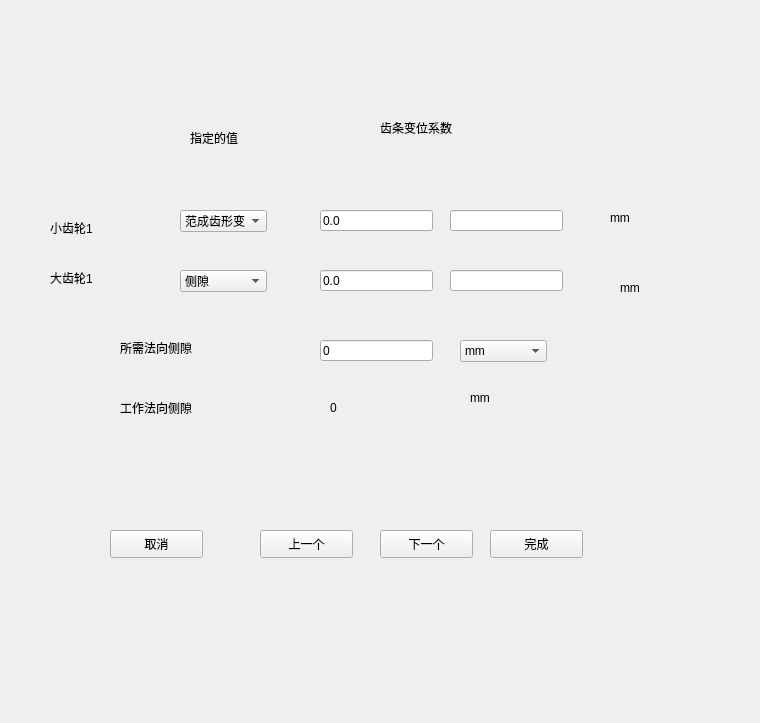
<?xml version="1.0" encoding="UTF-8"?>
<ui version="4.0">
 <class>eight</class>
 <widget class="QWidget" name="eight">
  <property name="geometry">
   <rect>
    <x>0</x>
    <y>0</y>
    <width>760</width>
    <height>723</height>
   </rect>
  </property>
  <property name="windowTitle">
   <string>Form</string>
  </property>
  <widget class="QLabel" name="label">
   <property name="geometry">
    <rect>
     <x>190</x>
     <y>130</y>
     <width>72</width>
     <height>15</height>
    </rect>
   </property>
   <property name="text">
    <string>指定的值</string>
   </property>
  </widget>
  <widget class="QLabel" name="label_2">
   <property name="geometry">
    <rect>
     <x>380</x>
     <y>120</y>
     <width>321</width>
     <height>16</height>
    </rect>
   </property>
   <property name="text">
    <string>齿条变位系数</string>
   </property>
  </widget>
  <widget class="QLabel" name="label_3">
   <property name="geometry">
    <rect>
     <x>50</x>
     <y>220</y>
     <width>72</width>
     <height>15</height>
    </rect>
   </property>
   <property name="text">
    <string>小齿轮1</string>
   </property>
  </widget>
  <widget class="QLabel" name="label_4">
   <property name="geometry">
    <rect>
     <x>50</x>
     <y>270</y>
     <width>72</width>
     <height>15</height>
    </rect>
   </property>
   <property name="text">
    <string>大齿轮1</string>
   </property>
  </widget>
  <widget class="QLabel" name="label_5">
   <property name="geometry">
    <rect>
     <x>120</x>
     <y>340</y>
     <width>161</width>
     <height>16</height>
    </rect>
   </property>
   <property name="text">
    <string>所需法向侧隙</string>
   </property>
  </widget>
  <widget class="QLabel" name="label_6">
   <property name="geometry">
    <rect>
     <x>120</x>
     <y>400</y>
     <width>141</width>
     <height>16</height>
    </rect>
   </property>
   <property name="text">
    <string>工作法向侧隙</string>
   </property>
  </widget>
  <widget class="QComboBox" name="comboBox">
   <property name="geometry">
    <rect>
     <x>180</x>
     <y>210</y>
     <width>87</width>
     <height>22</height>
    </rect>
   </property>
   <item>
    <property name="text">
     <string>范成齿形变动</string>
    </property>
   </item>
   <item>
    <property name="text">
     <string>齿厚</string>
    </property>
   </item>
   <item>
    <property name="text">
     <string>均分侧隙</string>
    </property>
   </item>
   <item>
    <property name="text">
     <string>固定的</string>
    </property>
   </item>
   <item>
    <property name="text">
     <string>侧隙</string>
    </property>
   </item>
  </widget>
  <widget class="QComboBox" name="comboBox_2">
   <property name="geometry">
    <rect>
     <x>180</x>
     <y>270</y>
     <width>87</width>
     <height>22</height>
    </rect>
   </property>
   <item>
    <property name="text">
     <string>侧隙</string>
    </property>
   </item>
   <item>
    <property name="text">
     <string>范成齿形变动</string>
    </property>
   </item>
   <item>
    <property name="text">
     <string>齿厚</string>
    </property>
   </item>
   <item>
    <property name="text">
     <string>固定的</string>
    </property>
   </item>
  </widget>
  <widget class="QComboBox" name="comboBox_3">
   <property name="geometry">
    <rect>
     <x>460</x>
     <y>340</y>
     <width>87</width>
     <height>22</height>
    </rect>
   </property>
   <item>
    <property name="text">
     <string>mm</string>
    </property>
   </item>
   <item>
    <property name="text">
     <string>cm</string>
    </property>
   </item>
   <item>
    <property name="text">
     <string>dm</string>
    </property>
   </item>
   <item>
    <property name="text">
     <string>ft</string>
    </property>
   </item>
   <item>
    <property name="text">
     <string>in</string>
    </property>
   </item>
   <item>
    <property name="text">
     <string>yd</string>
    </property>
   </item>
   <item>
    <property name="text">
     <string>m</string>
    </property>
   </item>
   <item>
    <property name="text">
     <string>feet</string>
    </property>
   </item>
  </widget>
  <widget class="QLineEdit" name="lineEdit">
   <property name="geometry">
    <rect>
     <x>320</x>
     <y>210</y>
     <width>113</width>
     <height>21</height>
    </rect>
   </property>
   <property name="text">
    <string>0.0</string>
   </property>
  </widget>
  <widget class="QLineEdit" name="lineEdit_2">
   <property name="geometry">
    <rect>
     <x>450</x>
     <y>210</y>
     <width>113</width>
     <height>21</height>
    </rect>
   </property>
  </widget>
  <widget class="QLineEdit" name="lineEdit_3">
   <property name="geometry">
    <rect>
     <x>320</x>
     <y>270</y>
     <width>113</width>
     <height>21</height>
    </rect>
   </property>
   <property name="text">
    <string>0.0</string>
   </property>
  </widget>
  <widget class="QLineEdit" name="lineEdit_4">
   <property name="geometry">
    <rect>
     <x>450</x>
     <y>270</y>
     <width>113</width>
     <height>21</height>
    </rect>
   </property>
  </widget>
  <widget class="QLineEdit" name="lineEdit_5">
   <property name="geometry">
    <rect>
     <x>320</x>
     <y>340</y>
     <width>113</width>
     <height>21</height>
    </rect>
   </property>
   <property name="text">
    <string>0</string>
   </property>
  </widget>
  <widget class="QLabel" name="label_8">
   <property name="geometry">
    <rect>
     <x>330</x>
     <y>400</y>
     <width>72</width>
     <height>15</height>
    </rect>
   </property>
   <property name="text">
    <string>0</string>
   </property>
  </widget>
  <widget class="QLabel" name="label_9">
   <property name="geometry">
    <rect>
     <x>470</x>
     <y>390</y>
     <width>72</width>
     <height>15</height>
    </rect>
   </property>
   <property name="text">
    <string>mm</string>
   </property>
  </widget>
  <widget class="QPushButton" name="pushButton">
   <property name="geometry">
    <rect>
     <x>110</x>
     <y>530</y>
     <width>93</width>
     <height>28</height>
    </rect>
   </property>
   <property name="text">
    <string>取消</string>
   </property>
  </widget>
  <widget class="QPushButton" name="pushButton_2">
   <property name="geometry">
    <rect>
     <x>490</x>
     <y>530</y>
     <width>93</width>
     <height>28</height>
    </rect>
   </property>
   <property name="text">
    <string>完成</string>
   </property>
  </widget>
  <widget class="QPushButton" name="pushButton_3">
   <property name="geometry">
    <rect>
     <x>380</x>
     <y>530</y>
     <width>93</width>
     <height>28</height>
    </rect>
   </property>
   <property name="text">
    <string>下一个</string>
   </property>
  </widget>
  <widget class="QPushButton" name="pushButton_4">
   <property name="geometry">
    <rect>
     <x>260</x>
     <y>530</y>
     <width>93</width>
     <height>28</height>
    </rect>
   </property>
   <property name="text">
    <string>上一个</string>
   </property>
  </widget>
  <widget class="QLabel" name="label_7">
   <property name="geometry">
    <rect>
     <x>610</x>
     <y>210</y>
     <width>72</width>
     <height>15</height>
    </rect>
   </property>
   <property name="text">
    <string>mm</string>
   </property>
  </widget>
  <widget class="QLabel" name="label_10">
   <property name="geometry">
    <rect>
     <x>620</x>
     <y>280</y>
     <width>72</width>
     <height>15</height>
    </rect>
   </property>
   <property name="text">
    <string>mm</string>
   </property>
  </widget>
 </widget>
 <resources/>
 <connections/>
</ui>
